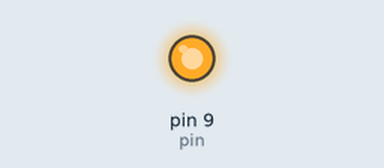
Bench run of a sketch on a simulated Arduino Uno, built with avr-gcc and run on an emulated ATmega328P. Shown: output pins drawn as LEDs (lit = HIGH).

Above: at 5.0 s.
At 15.0 s:
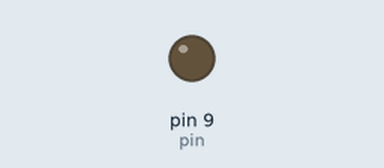
Timing chart, 0 to 26.0 s (numbered marks = the images above):
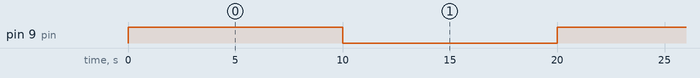

Measured:
- by itself, pin 9 (pin): alternates HIGH for 10.0 s and LOW for 10.0 s

The sketch:

Accionar_RELE_220V_10A.ino
```cpp
// DECLARACIÓN DE VARIABLES
const int pin = 9;

// INICIALIZACIÓN DEL PROGRAMA (SE EJECUTA SOLO UNA VEZ)
void setup() {
  Serial.begin(9600);    //iniciar puerto serie
  pinMode(pin, OUTPUT);  //definir pin como salida
}

// LOOP CENTRAL DEL PROGRAMA (SE EJECUTA CONSTANTEMENTE DE FORMA SECUENCIAL)
void loop(){
  digitalWrite(pin, HIGH);   // poner el Pin en HIGH
  delay(10000);               // esperar un segundo
  digitalWrite(pin, LOW);    // poner el Pin en LOW
  delay(10000);               // esperar un segundo
}
```
